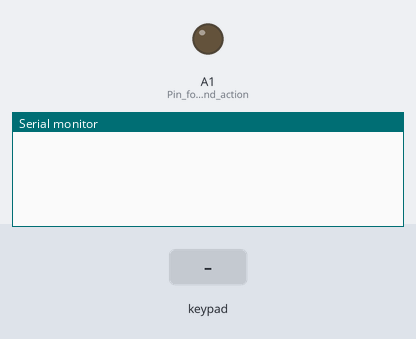
Bench run of a sketch on a simulated Arduino Uno, built with avr-gcc and run on an emulated ATmega328P. Parts: output pins drawn as LEDs (lit = HIGH), the last lines printed to the serial monitor. The inputs (shaded band) are chosen by the test bench. The audio player accepts every command and is not drawn.

Above: at 1.7 s.
1.8 s: key '1' pressed
At 3.0 s:
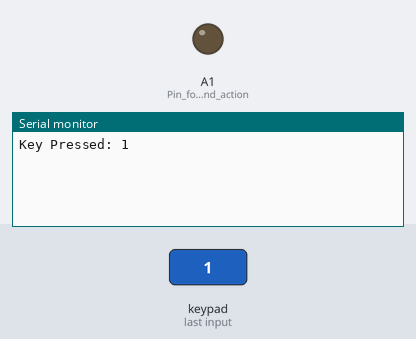
3.3 s: keypad keys 1 2 3 4 # pressed 0.4 s apart
At 6.4 s:
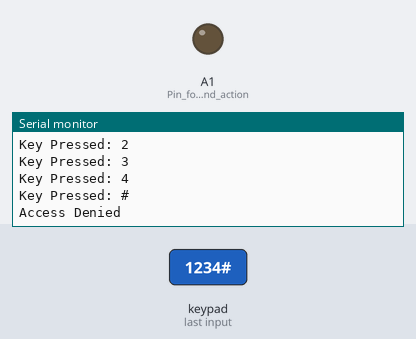
6.8 s: key '*' pressed
At 7.8 s:
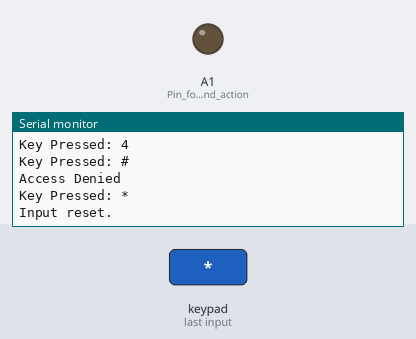
Timing chart, 0 to 9.8 s (numbered marks = the images above; inputs shaded):
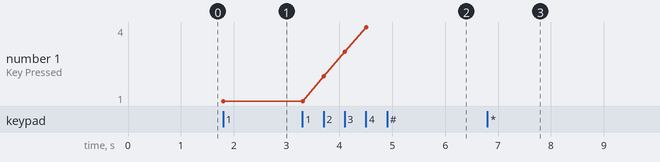

The sketch:

Keypad_door_lock.ino
```cpp
//Santhosh Kumar K R
#include <Keypad.h>
#include <SoftwareSerial.h>
#include <DFRobotDFPlayerMini.h>

// Define keypad layout
const byte ROWS = 4; // Four rows
const byte COLS = 3; // Three columns
char keys[ROWS][COLS] = {
  {'1', '2', '3'},
  {'4', '5', '6'},
  {'7', '8', '9'},
  {'*', '0', '#'}
};
//byte rowPins[ROWS] = {9, 8, 7, 6};    // Connect to the row pins of the keypad
//byte colPins[COLS] = {5, 4, 3};       // Connect to the column pins of the keypad

byte rowPins[ROWS] = {8, 7, 6, 5};    // Connect to the row pins of the keypad
byte colPins[COLS] = {4, 3, 2};       // Connect to the column pins of the keypad

Keypad keypad = Keypad(makeKeymap(keys), rowPins, colPins, ROWS, COLS);

String password = "1234";  // Set your password here
String inputCode = "";     // To store the entered code
int accessCount = 0;       // Counter for successful access attempts

SoftwareSerial mySerial(10, 11);        // RX, TX for DFPlayer Mini
DFRobotDFPlayerMini myDFPlayer;

void setup() {
  Serial.begin(9600);
  mySerial.begin(9600);                 // Set serial baud rate for DFPlayer Mini
  pinMode(A0, OUTPUT);                  // Pin for the first action (e.g., lock)
  pinMode(A1, OUTPUT);                  // Pin for the second action (e.g., unlock)
  digitalWrite(A0, LOW);                // Start with pin A0 LOW (locked)
  digitalWrite(A1, LOW);                // Start with pin A1 LOW (unlocked)

  if (!myDFPlayer.begin(mySerial)) {    // Check if DFPlayer Mini is connected
    Serial.println("Unable to begin DFPlayer Mini.");
    while (true);
  }
  myDFPlayer.setTimeOut(500);
  myDFPlayer.volume(30);                // Set volume to 20 (0-30 range)
}

void playLockSound() {
  myDFPlayer.play(3);  // Play the sound file "0001.mp3" for lock
}

void playUnlockSound() {
  myDFPlayer.play(1);  // Play the sound file "0002.mp3" for unlock
}

void WrongPassword() {
  myDFPlayer.play(2);  // Play the sound file "0002.mp3" for unlock
}

void loop() {
  char key = keypad.getKey(); // Read the key

  if (key) {
    Serial.print("Key Pressed: ");
    Serial.println(key);

    if (key == '*') {         // Reset the input if '*' is pressed
      inputCode = "";
      Serial.println("Input reset.");
    } else if (key == '#') {  // Check the code if '#' is pressed
      if (inputCode == password) {
        Serial.println("Access Granted");

        if (accessCount == 0) {
          digitalWrite(A0, HIGH);       // Activate lock action on pin A0
          playLockSound();              // Play lock sound
          delay(1000);
          digitalWrite(A0, LOW);        // Turn off pin A0 after delay
          accessCount++;                // Increment counter
        } else if (accessCount == 1) {
          digitalWrite(A1, HIGH);       // Activate unlock action on pin A1
          playUnlockSound();            // Play unlock sound
          delay(1000);
          digitalWrite(A1, LOW);        // Turn off pin A1 after delay
          accessCount = 0;              // Reset counter
        }
      } else {
        Serial.println("Access Denied");
        WrongPassword();
      }
      inputCode = "";  // Clear input after each attempt
    } else {
      inputCode += key; // Add pressed key to the input code
    }
  }
}
```

Measured:
- after the input at 1.8 s, the serial monitor: prints a new line at once (image 1)
- after the input at 3.3 s, the serial monitor: prints a new line after 0.41 s (image 2)
- after the input at 6.8 s, the serial monitor: prints a new line at once (image 3)
- plotted number 1: 1 → 4 after the input at 3.3 s
